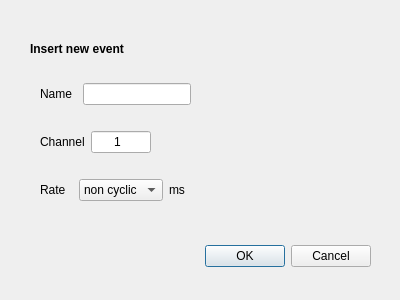
<?xml version="1.0" encoding="UTF-8"?>
<ui version="4.0">
 <class>DialogDeviceEventsInsert</class>
 <widget class="QDialog" name="DialogDeviceEventsInsert">
  <property name="geometry">
   <rect>
    <x>0</x>
    <y>0</y>
    <width>400</width>
    <height>300</height>
   </rect>
  </property>
  <property name="windowTitle">
   <string>Event configuration</string>
  </property>
  <widget class="QDialogButtonBox" name="buttonBox">
   <property name="geometry">
    <rect>
     <x>30</x>
     <y>240</y>
     <width>341</width>
     <height>32</height>
    </rect>
   </property>
   <property name="orientation">
    <enum>Qt::Horizontal</enum>
   </property>
   <property name="standardButtons">
    <set>QDialogButtonBox::Cancel|QDialogButtonBox::Ok</set>
   </property>
  </widget>
  <widget class="QWidget" name="verticalLayoutWidget">
   <property name="geometry">
    <rect>
     <x>20</x>
     <y>20</y>
     <width>311</width>
     <height>201</height>
    </rect>
   </property>
   <layout class="QVBoxLayout" name="verticalLayout">
    <property name="leftMargin">
     <number>10</number>
    </property>
    <property name="topMargin">
     <number>10</number>
    </property>
    <property name="rightMargin">
     <number>10</number>
    </property>
    <property name="bottomMargin">
     <number>10</number>
    </property>
    <item>
     <widget class="QLabel" name="label_4">
      <property name="font">
       <font>
        <weight>75</weight>
        <bold>true</bold>
       </font>
      </property>
      <property name="text">
       <string>Insert new event</string>
      </property>
     </widget>
    </item>
    <item>
     <layout class="QHBoxLayout" name="horizontalLayout">
      <property name="leftMargin">
       <number>10</number>
      </property>
      <property name="topMargin">
       <number>10</number>
      </property>
      <property name="rightMargin">
       <number>10</number>
      </property>
      <property name="bottomMargin">
       <number>10</number>
      </property>
      <item>
       <widget class="QLabel" name="label">
        <property name="text">
         <string>Name</string>
        </property>
       </widget>
      </item>
      <item>
       <spacer name="horizontalSpacer_5">
        <property name="orientation">
         <enum>Qt::Horizontal</enum>
        </property>
        <property name="sizeType">
         <enum>QSizePolicy::Maximum</enum>
        </property>
        <property name="sizeHint" stdset="0">
         <size>
          <width>5</width>
          <height>20</height>
         </size>
        </property>
       </spacer>
      </item>
      <item>
       <widget class="QLineEdit" name="name">
        <property name="sizePolicy">
         <sizepolicy hsizetype="Maximum" vsizetype="Fixed">
          <horstretch>0</horstretch>
          <verstretch>0</verstretch>
         </sizepolicy>
        </property>
        <property name="maximumSize">
         <size>
          <width>300</width>
          <height>30</height>
         </size>
        </property>
        <property name="alignment">
         <set>Qt::AlignCenter</set>
        </property>
       </widget>
      </item>
      <item>
       <spacer name="horizontalSpacer_4">
        <property name="orientation">
         <enum>Qt::Horizontal</enum>
        </property>
        <property name="sizeType">
         <enum>QSizePolicy::Expanding</enum>
        </property>
        <property name="sizeHint" stdset="0">
         <size>
          <width>40</width>
          <height>20</height>
         </size>
        </property>
       </spacer>
      </item>
     </layout>
    </item>
    <item>
     <layout class="QHBoxLayout" name="horizontalLayout_2">
      <property name="leftMargin">
       <number>10</number>
      </property>
      <property name="topMargin">
       <number>10</number>
      </property>
      <property name="rightMargin">
       <number>10</number>
      </property>
      <property name="bottomMargin">
       <number>10</number>
      </property>
      <item>
       <widget class="QLabel" name="label_2">
        <property name="text">
         <string>Channel</string>
        </property>
       </widget>
      </item>
      <item>
       <widget class="QLineEdit" name="channel">
        <property name="sizePolicy">
         <sizepolicy hsizetype="Maximum" vsizetype="Fixed">
          <horstretch>0</horstretch>
          <verstretch>0</verstretch>
         </sizepolicy>
        </property>
        <property name="maximumSize">
         <size>
          <width>100</width>
          <height>30</height>
         </size>
        </property>
        <property name="inputMethodHints">
         <set>Qt::ImhDigitsOnly</set>
        </property>
        <property name="inputMask">
         <string>999</string>
        </property>
        <property name="text">
         <string>1</string>
        </property>
        <property name="alignment">
         <set>Qt::AlignCenter</set>
        </property>
       </widget>
      </item>
      <item>
       <spacer name="horizontalSpacer_2">
        <property name="orientation">
         <enum>Qt::Horizontal</enum>
        </property>
        <property name="sizeType">
         <enum>QSizePolicy::Maximum</enum>
        </property>
        <property name="sizeHint" stdset="0">
         <size>
          <width>200</width>
          <height>20</height>
         </size>
        </property>
       </spacer>
      </item>
     </layout>
    </item>
    <item>
     <layout class="QHBoxLayout" name="horizontalLayout_3">
      <property name="leftMargin">
       <number>10</number>
      </property>
      <property name="topMargin">
       <number>10</number>
      </property>
      <property name="rightMargin">
       <number>10</number>
      </property>
      <property name="bottomMargin">
       <number>10</number>
      </property>
      <item>
       <widget class="QLabel" name="label_3">
        <property name="toolTip">
         <string/>
        </property>
        <property name="statusTip">
         <string/>
        </property>
        <property name="text">
         <string>Rate</string>
        </property>
       </widget>
      </item>
      <item>
       <spacer name="horizontalSpacer_7">
        <property name="orientation">
         <enum>Qt::Horizontal</enum>
        </property>
        <property name="sizeType">
         <enum>QSizePolicy::Maximum</enum>
        </property>
        <property name="sizeHint" stdset="0">
         <size>
          <width>42</width>
          <height>20</height>
         </size>
        </property>
       </spacer>
      </item>
      <item>
       <widget class="QComboBox" name="rateComboBox">
        <property name="sizePolicy">
         <sizepolicy hsizetype="Maximum" vsizetype="Maximum">
          <horstretch>0</horstretch>
          <verstretch>0</verstretch>
         </sizepolicy>
        </property>
        <property name="maximumSize">
         <size>
          <width>110</width>
          <height>30</height>
         </size>
        </property>
        <property name="toolTip">
         <string/>
        </property>
        <property name="toolTipDuration">
         <number>5</number>
        </property>
        <property name="statusTip">
         <string/>
        </property>
        <item>
         <property name="text">
          <string>non cyclic</string>
         </property>
        </item>
        <item>
         <property name="text">
          <string>10</string>
         </property>
        </item>
        <item>
         <property name="text">
          <string>20</string>
         </property>
        </item>
        <item>
         <property name="text">
          <string>40</string>
         </property>
        </item>
        <item>
         <property name="text">
          <string>60</string>
         </property>
        </item>
        <item>
         <property name="text">
          <string>80</string>
         </property>
        </item>
        <item>
         <property name="text">
          <string>100</string>
         </property>
        </item>
        <item>
         <property name="text">
          <string>200</string>
         </property>
        </item>
        <item>
         <property name="text">
          <string>400</string>
         </property>
        </item>
        <item>
         <property name="text">
          <string>600</string>
         </property>
        </item>
        <item>
         <property name="text">
          <string>800</string>
         </property>
        </item>
        <item>
         <property name="text">
          <string>1000</string>
         </property>
        </item>
        <item>
         <property name="text">
          <string>2000</string>
         </property>
        </item>
       </widget>
      </item>
      <item>
       <widget class="QLabel" name="label_5">
        <property name="text">
         <string>ms</string>
        </property>
       </widget>
      </item>
      <item>
       <spacer name="horizontalSpacer">
        <property name="orientation">
         <enum>Qt::Horizontal</enum>
        </property>
        <property name="sizeType">
         <enum>QSizePolicy::Maximum</enum>
        </property>
        <property name="sizeHint" stdset="0">
         <size>
          <width>160</width>
          <height>20</height>
         </size>
        </property>
       </spacer>
      </item>
     </layout>
    </item>
   </layout>
  </widget>
 </widget>
 <resources/>
 <connections>
  <connection>
   <sender>buttonBox</sender>
   <signal>accepted()</signal>
   <receiver>DialogDeviceEventsInsert</receiver>
   <slot>accept()</slot>
   <hints>
    <hint type="sourcelabel">
     <x>248</x>
     <y>254</y>
    </hint>
    <hint type="destinationlabel">
     <x>157</x>
     <y>274</y>
    </hint>
   </hints>
  </connection>
  <connection>
   <sender>buttonBox</sender>
   <signal>rejected()</signal>
   <receiver>DialogDeviceEventsInsert</receiver>
   <slot>reject()</slot>
   <hints>
    <hint type="sourcelabel">
     <x>316</x>
     <y>260</y>
    </hint>
    <hint type="destinationlabel">
     <x>286</x>
     <y>274</y>
    </hint>
   </hints>
  </connection>
 </connections>
</ui>
